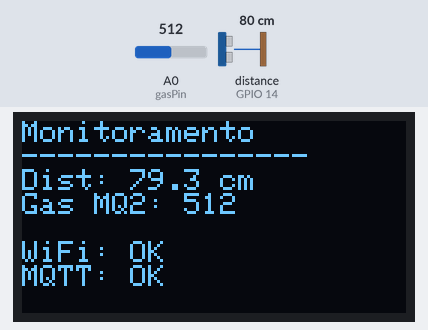
Recording of a sketch running on a simulated ESP8266 (NodeMCU). On the bench: 128×64 one-colour display. Wiring (inferred from the names in the program): ultrasonic range finder: trigger GPIO 12; echo GPIO 14. Inputs (shaded band) come from the test bench; at power-on: distance to the obstacle (sensor on GPIO 14) 80 cm, A0 (gasPin) = 512. The echo pulse lasts 58.3 µs per cm; WiFi joins after 1.5 s; servers stay silent unless stated; no MQTT or app messages arrive unless stated; what the sketch prints to the serial monitor is not drawn.

Above: at 4.2 s.
4.3 s: distance to the obstacle (sensor on GPIO 14) set to 2 cm
At 6.2 s:
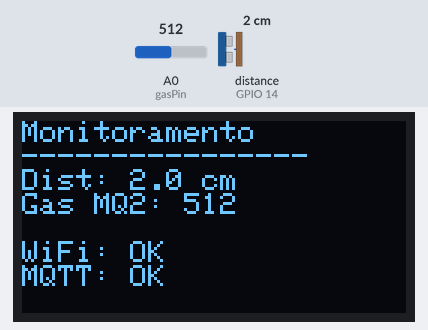
7.0 s: A0 (gasPin) set to 716
At 7.7 s:
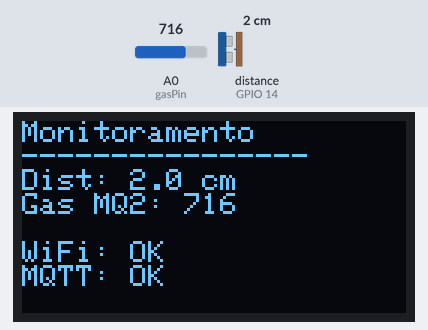
9.7 s: distance to the obstacle (sensor on GPIO 14) set to 4 cm
At 11.9 s:
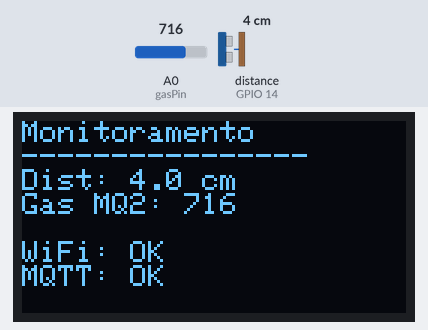
12.7 s: A0 (gasPin) set to 900
At 14.6 s:
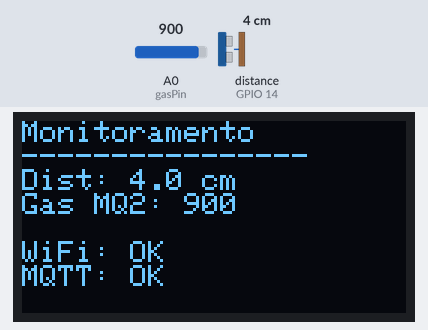
15.4 s: distance to the obstacle (sensor on GPIO 14) set to 9 cm
At 18.5 s:
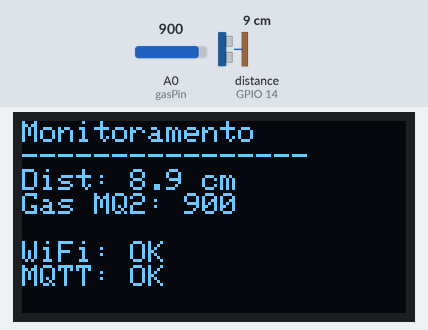
18.8 s: A0 (gasPin) set to 1023
At 20.3 s:
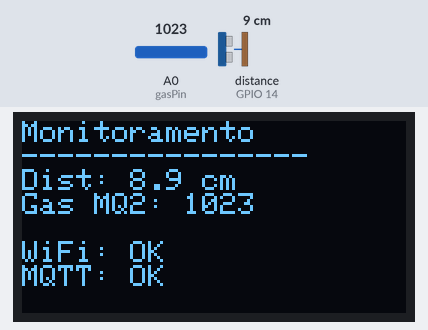
Timing chart, 0 to 21.8 s (numbered marks = the images above; inputs shaded):
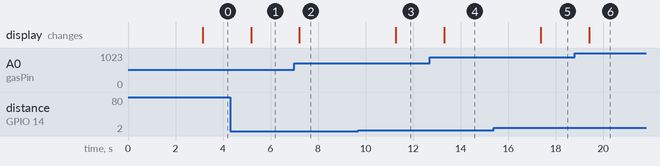

The sketch:

WiFi_MQTT_Projeto_01.ino
```cpp
#include <ESP8266WiFi.h>
#include <PubSubClient.h>

// ===== OLED =====
#include <Wire.h>
#include <Adafruit_GFX.h>
#include <Adafruit_SSD1306.h>

// ----- Definições OLED -----
#define SCREEN_WIDTH 128
#define SCREEN_HEIGHT 64
#define OLED_ADDRESS 0x3C   // Endereço I2C padrão

Adafruit_SSD1306 display(SCREEN_WIDTH, SCREEN_HEIGHT, &Wire, -1);

// ----- WiFi -----
const char* ssid = "RIBEIRO";
const char* password = "PaesRibeiro";

// ----- Ultrassônico -----
const int trigPin = 12;
const int echoPin = 14;

// ----- Sensor de Gás MQ-2 -----
const int gasPin = A0;  // Entrada analógica do ESP8266

// ---------- SENSOR DE GÁS-MQ4 ----------

// ---------- SENSOR DE SOLO ----------

// ---------- SENSOR DE TEMPERATURA E UMIDADE DO SOLO ----------

// ---------- SENSOR DE TEMPERATURA E UMIDADE DO AR ----------

// ----- MQTT -----
const char* mqtt_server = "192.168.16.108";
const int mqtt_port = 1883;
const char* mqtt_topic_distance = "IFSCTub/ETCC001/distancia";
const char* mqtt_topic_gas = "IFSCTub/ETCC001/gas";

WiFiClient espClient;
PubSubClient mqttClient(espClient);

// ===== FUNÇÕES =====

void setup_wifi() {
  Serial.print("Conectando ao WiFi...");
  WiFi.begin(ssid, password);
  while (WiFi.status() != WL_CONNECTED) {
    delay(500);
    Serial.print(".");
  }
  Serial.println("\nWiFi conectado! IP: " + WiFi.localIP().toString());
}

void verify_wifi() {
  if (WiFi.status() != WL_CONNECTED) {
    Serial.println("WiFi caiu! Reconectando...");
    setup_wifi();
  }
}

void reconnect_mqtt() {
  while (!mqttClient.connected()) {
    Serial.print("Conectando ao MQTT...");
    if (mqttClient.connect("ESP8266Client")) {
      Serial.println("Conectado!");
    } else {
      Serial.print("Falha, rc=");
      Serial.print(mqttClient.state());
      Serial.println(" tentando em 5s...");
      delay(5000);
    }
  }
}

// ---- Sensor Ultrassônico ----
float distance_measure() {
  digitalWrite(trigPin, LOW);
  delayMicroseconds(2);
  digitalWrite(trigPin, HIGH);
  delayMicroseconds(10);
  digitalWrite(trigPin, LOW);

  long duration = pulseIn(echoPin, HIGH);
  float distance = duration * 0.034 / 2;

  Serial.print("Distância: ");
  Serial.print(distance);
  Serial.println(" cm");

  return distance;
}

// ---- Sensor de Gás MQ-2 ----
int read_gas() {
  int sensorValue = analogRead(gasPin);

  Serial.print("Leitura do sensor de gás: ");
  Serial.println(sensorValue);

  return sensorValue;
}

// ===== SETUP =====
void setup() {
  Serial.begin(115200);

  pinMode(trigPin, OUTPUT);
  pinMode(echoPin, INPUT);

  // ----- Inicialização OLED -----
  if (!display.begin(SSD1306_SWITCHCAPVCC, OLED_ADDRESS)) {
    Serial.println(F("Falha ao iniciar o OLED"));
    while (true);
  }

  display.clearDisplay();
  display.setTextSize(1);
  display.setTextColor(SSD1306_WHITE);
  display.setCursor(0, 0);
  display.println("Sistema iniciando...");
  display.display();
  delay(1500);

  setup_wifi();
  mqttClient.setServer(mqtt_server, mqtt_port);
}

// ===== LOOP =====
void loop() {
  verify_wifi();
  if (!mqttClient.connected()) reconnect_mqtt();
  mqttClient.loop();

  char msg[200];

  // ---------- DISTÂNCIA ----------
  float distance = distance_measure();
  snprintf(msg, sizeof(msg), "{\"distance\":%.2f}", distance);
  mqttClient.publish(mqtt_topic_distance, msg);
  Serial.println(String("MQTT Send (Distância): ") + msg);

  // ---------- SENSOR DE GÁS MQ-2 ----------
  int gas_value = read_gas();
  snprintf(msg, sizeof(msg), "{\"gas\":%d}", gas_value);
  mqttClient.publish(mqtt_topic_gas, msg);
  Serial.println(String("MQTT Send (Gás): ") + msg);

  // ---------- SENSOR DE GÁS-MQ4 ----------

  // ---------- SENSOR DE SOLO ----------

  // ---------- SENSOR DE TEMPERATURA E UMIDADE DO SOLO ----------

  // ---------- SENSOR DE TEMPERATURA E UMIDADE DO AR ----------

  // ===== Atualização do OLED =====
  display.clearDisplay();
  display.setCursor(0, 0);

  display.println("Monitoramento");
  display.println("----------------");

  display.print("Dist: ");
  display.print(distance, 1);
  display.println(" cm");

  display.print("Gas MQ2: ");
  display.println(gas_value);

  display.println();

  display.print("WiFi: ");
  display.println(WiFi.status() == WL_CONNECTED ? "OK" : "OFF");

  display.print("MQTT: ");
  display.println(mqttClient.connected() ? "OK" : "OFF");

  display.display();  // Atualiza tudo de uma vez (sem flicker)

  delay(2000); // Ajuste conforme necessário
}
```

Measured:
- after the input at 4.3 s, the display: changes after 0.88 s (image 1)
- after the input at 7.0 s, the display: changes after 0.21 s (image 2)
- after the input at 9.7 s, the display: changes after 1.6 s (image 3)
- after the input at 12.7 s, the display: changes after 0.61 s (image 4)
- after the input at 15.4 s, the display: changes after 2.0 s (image 5)
- after the input at 18.8 s, the display: changes after 0.60 s (image 6)
